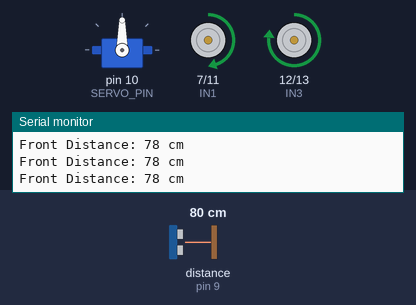
Simulated run of this sketch. Board: Arduino Uno, built with avr-gcc and run on an emulated ATmega328P. Parts: servo, motor-driver pin pairs drawn as motors (green arrow = first pin HIGH = forward, orange = second pin HIGH = backward, longer = more drive, scaled by the enable pin), the last lines printed to the serial monitor. Wiring (inferred from the names in the program): ultrasonic range finder: trigger pin 8; echo pin 9. Inputs (shaded band) come from the test bench; at power-on: distance to the obstacle (sensor on pin 9) 80 cm. The echo pulse lasts 58.3 µs per cm.

Above: at 2.2 s.
2.3 s: distance to the obstacle (sensor on pin 9) set to 39 cm
5.3 s: distance to the obstacle (sensor on pin 9) set to 33 cm
At 10.8 s:
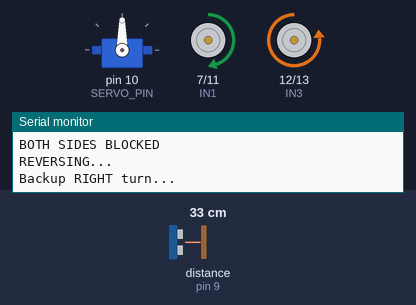
11.3 s: distance to the obstacle (sensor on pin 9) set to 60 cm
At 12.24 s:
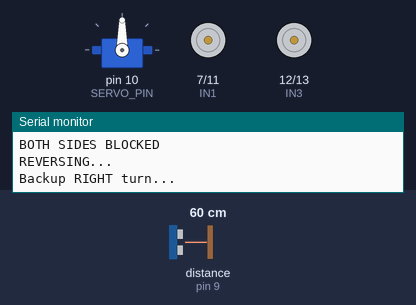
13.8 s: distance to the obstacle (sensor on pin 9) set to 2 cm
At 15.0 s:
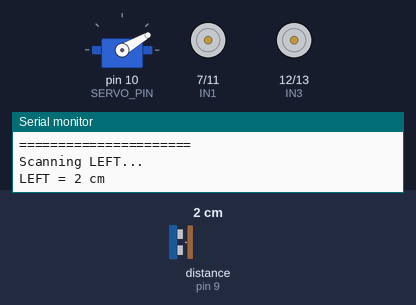
Timing chart, 0 to 17.8 s (numbered marks = the images above; inputs shaded):
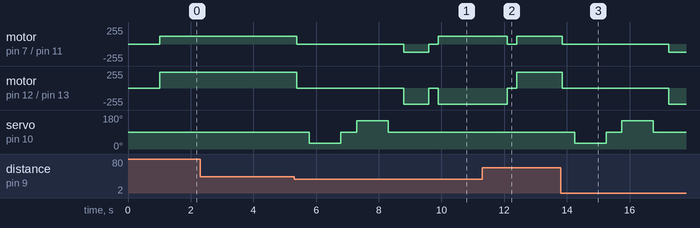

Measured:
- the behaviour switches between 37 and 36 cm on distance to the obstacle (sensor on pin 9) (found by bisection; images 0 and 1)
- after the input at 11.3 s, servo on pin 10 (SERVO_PIN): stays 90° (without the input it goes to 30° after 1.5 s)
- after the input at 13.8 s, motor on pin 7 (IN1) / pin 11 (IN2): forward 120/255 → stopped after 0.05 s, → backward 120/255 3.4 s later; motor on pin 12 (IN3) / pin 13 (IN4): forward 240/255 → stopped after 0.05 s, → backward 240/255 3.4 s later; servo on pin 10 (SERVO_PIN): 90° → 30° after 0.45 s, → 90° 1.0 s later, → 150° 0.50 s later, → 90° 1.0 s later

The sketch:

Obstacle_Detection.ino
```cpp
#include <Servo.h>

// ==========================================
// PIN CONNECTIONS
// ==========================================

// Ultrasonic
#define TRIG_PIN 8
#define ECHO_PIN 9

// Servo
#define SERVO_PIN 10

// L298N
#define ENA 5
#define ENB 6

#define IN1 7
#define IN2 11
#define IN3 12
#define IN4 13

// ==========================================
// SETTINGS
// ==========================================

#define OBSTACLE_DISTANCE 35

// Motor speed
// Left side is slower, so give it slightly more power
int leftSpeed = 120;
int rightSpeed = 240;

// How long the robot turns when avoiding
int turnTime = 2200;

// Reverse time if both sides are blocked
int reverseTime = 800;

// Servo scan positions
int centerAngle = 90;
int leftAngle = 30;
int rightAngle = 150;

// Time for servo to reach position
int servoSettleTime = 700;

// ==========================================
// VARIABLES
// ==========================================

Servo scannerServo;

int frontDistance = 0;
int leftDistance = 0;
int rightDistance = 0;

// ==========================================
// SETUP
// ==========================================

void setup() {

  Serial.begin(9600);

  // Ultrasonic
  pinMode(TRIG_PIN, OUTPUT);
  pinMode(ECHO_PIN, INPUT);

  // Motor driver
  pinMode(ENA, OUTPUT);
  pinMode(ENB, OUTPUT);

  pinMode(IN1, OUTPUT);
  pinMode(IN2, OUTPUT);
  pinMode(IN3, OUTPUT);
  pinMode(IN4, OUTPUT);

  // Servo
  scannerServo.attach(SERVO_PIN);

  // Start servo at center
  scannerServo.write(centerAngle);

  delay(1000);

  // Stop motors at startup
  stopMotors();

  Serial.println("SMART OBSTACLE AVOIDANCE READY");
}

// ==========================================
// MAIN LOOP
// ==========================================

void loop() {

  // Always check front
  frontDistance = getDistance();

  Serial.print("Front Distance: ");
  Serial.print(frontDistance);
  Serial.println(" cm");

  // ========================================
  // NO OBSTACLE
  // CONTINUE MOVING FORWARD
  // ========================================

  if (frontDistance > OBSTACLE_DISTANCE) {

    moveForward();

    // Keep checking continuously
    delay(80);
  }

  // ========================================
  // OBSTACLE DETECTED
  // ========================================

  else {

    Serial.println("======================");
    Serial.println("OBSTACLE DETECTED");
    Serial.println("======================");

    // Stop immediately
    stopMotors();

    delay(400);

    // ======================================
    // SCAN LEFT
    // ======================================

    Serial.println("Scanning LEFT...");

    scannerServo.write(leftAngle);

    delay(servoSettleTime);

    leftDistance = getDistance();

    Serial.print("LEFT = ");
    Serial.print(leftDistance);
    Serial.println(" cm");

    delay(300);

    // ======================================
    // RETURN TO CENTER
    // ======================================

    scannerServo.write(centerAngle);

    delay(500);

    // ======================================
    // SCAN RIGHT
    // ======================================

    Serial.println("Scanning RIGHT...");

    scannerServo.write(rightAngle);

    delay(servoSettleTime);

    rightDistance = getDistance();

    Serial.print("RIGHT = ");
    Serial.print(rightDistance);
    Serial.println(" cm");

    delay(300);

    // ======================================
    // RETURN SERVO TO CENTER
    // ======================================

    scannerServo.write(centerAngle);

    delay(500);

    // ======================================
    // DECIDE WHICH SIDE IS FREE
    // ======================================

    Serial.println("Checking best direction...");

    // -----------------------------
    // LEFT HAS MORE SPACE
    // -----------------------------

    if (leftDistance > rightDistance &&
        leftDistance > OBSTACLE_DISTANCE) {

      Serial.println("LEFT SIDE IS CLEAR");
      Serial.println("Turning LEFT...");

      turnLeft();

      // Long rotation
      delay(turnTime);

      stopMotors();

      delay(300);
    }

    // -----------------------------
    // RIGHT HAS MORE SPACE
    // -----------------------------

    else if (rightDistance > leftDistance &&
             rightDistance > OBSTACLE_DISTANCE) {

      Serial.println("RIGHT SIDE IS CLEAR");
      Serial.println("Turning RIGHT...");

      turnRight();

      // Long rotation
      delay(turnTime);

      stopMotors();

      delay(300);
    }

    // -----------------------------
    // BOTH SIDES BLOCKED
    // -----------------------------

    else {

      Serial.println("BOTH SIDES BLOCKED");
      Serial.println("REVERSING...");

      moveBackward();

      delay(reverseTime);

      stopMotors();

      delay(300);

      // Turn right as backup
      Serial.println("Backup RIGHT turn...");

      turnRight();

      delay(turnTime);

      stopMotors();

      delay(300);
    }

    // After turning, the loop starts again.
    // Robot checks front and continues forward
    // if the path is clear.
  }
}

// ==========================================
// ULTRASONIC DISTANCE
// ==========================================

int getDistance() {

  digitalWrite(TRIG_PIN, LOW);
  delayMicroseconds(2);

  digitalWrite(TRIG_PIN, HIGH);
  delayMicroseconds(10);

  digitalWrite(TRIG_PIN, LOW);

  long duration = pulseIn(ECHO_PIN, HIGH, 30000);

  // No echo
  if (duration == 0) {
    return 400;
  }

  int distance = duration * 0.034 / 2;

  // Limit distance
  if (distance <= 0) {
    distance = 400;
  }

  if (distance > 400) {
    distance = 400;
  }

  return distance;
}

// ==========================================
// MOVE FORWARD
// ==========================================

void moveForward() {

  // LEFT
  digitalWrite(IN1, HIGH);
  digitalWrite(IN2, LOW);

  // RIGHT
  digitalWrite(IN3, HIGH);
  digitalWrite(IN4, LOW);

  analogWrite(ENA, leftSpeed);
  analogWrite(ENB, rightSpeed);
}

// ==========================================
// MOVE BACKWARD
// ==========================================

void moveBackward() {

  // LEFT
  digitalWrite(IN1, LOW);
  digitalWrite(IN2, HIGH);

  // RIGHT
  digitalWrite(IN3, LOW);
  digitalWrite(IN4, HIGH);

  analogWrite(ENA, leftSpeed);
  analogWrite(ENB, rightSpeed);
}

// ==========================================
// TURN LEFT
// ==========================================

void turnLeft() {

  // LEFT BACKWARD
  digitalWrite(IN1, LOW);
  digitalWrite(IN2, HIGH);

  // RIGHT FORWARD
  digitalWrite(IN3, HIGH);
  digitalWrite(IN4, LOW);

  analogWrite(ENA, leftSpeed);
  analogWrite(ENB, rightSpeed);
}

// ==========================================
// TURN RIGHT
// ==========================================

void turnRight() {

  // LEFT FORWARD
  digitalWrite(IN1, HIGH);
  digitalWrite(IN2, LOW);

  // RIGHT BACKWARD
  digitalWrite(IN3, LOW);
  digitalWrite(IN4, HIGH);

  analogWrite(ENA, leftSpeed);
  analogWrite(ENB, rightSpeed);
}

// ==========================================
// STOP
// ==========================================

void stopMotors() {

  digitalWrite(IN1, LOW);
  digitalWrite(IN2, LOW);

  digitalWrite(IN3, LOW);
  digitalWrite(IN4, LOW);

  analogWrite(ENA, 0);
  analogWrite(ENB, 0);
}
```
